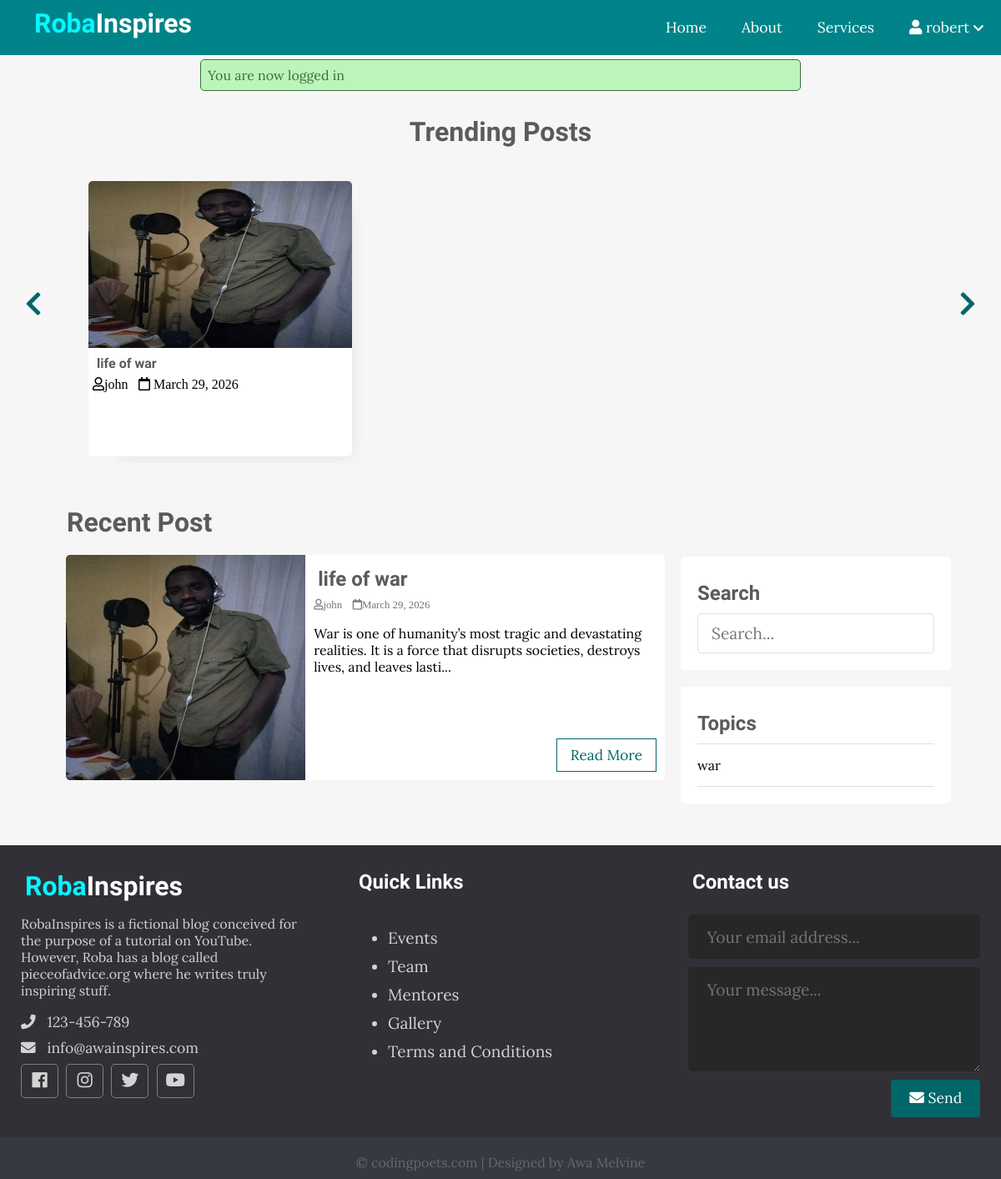
/index.php (signed in), run on the app's committed database.
### tables this page shows
CREATE TABLE `post` (
  `id` int(11) NOT NULL,
  `user_id` int(11) NOT NULL,
  `topic_id` int(11) DEFAULT NULL,
  `title` varchar(255) NOT NULL,
  `image` varchar(255) DEFAULT NULL,
  `body` text NOT NULL,
  `publish` tinyint(1) DEFAULT 0,
  `created_at` datetime NOT NULL DEFAULT current_timestamp()
);

CREATE TABLE `users` (
  `id` int(11) NOT NULL,
  `admin` tinyint(4) NOT NULL,
  `username` varchar(255) NOT NULL,
  `email` varchar(255) NOT NULL,
  `password` varchar(255) NOT NULL,
  `created_at` timestamp NOT NULL DEFAULT current_timestamp(),
  `role` varchar(10) DEFAULT 'user'
);

CREATE TABLE `topics` (
  `id` int(11) NOT NULL,
  `name` varchar(100) NOT NULL,
  `description` text NOT NULL
);

### app/database/db.php (called while the page is built, shortened)
<?php
require('conn.php');
function executeQuery($sql,$data){
    global $conn;
    $stmt=$conn->prepare($sql);
    $values=array_values($data);
    $types=str_repeat('s',count($values));
    $stmt->bind_param($types,...$values);
    $stmt->execute();
    return $stmt;
}
function selectAll($table,$conditions = []){
global $conn;
$sql="SELECT * FROM  $table";
if (empty($conditions)) {
    $stmt=$conn->prepare($sql);
    $stmt->execute();
    $records=$stmt->get_result()->fetch_all(MYSQLI_ASSOC);
    return $records;
}
}
function getPublishPost(){
    $sql = "SELECT p.*, u.username
            FROM post AS p
            JOIN users AS u ON p.user_id = u.id
            WHERE p.publish = ?";
    $stmt = executeQuery($sql, [1]);
    $records = $stmt->get_result()->fetch_all(MYSQLI_ASSOC);
    return $records;
}

### app/controllers/post.php (called while the page is built, shortened)
<?php
include(ROOT_PATH . '/app/database/db.php');
$topics=selectAll('topics');

### index.php (the view, shortened to what this page needs)
<?php
include(ROOT_PATH . '/app/controllers/post.php');
$posts=array();
$postTitle='Recent Post';
$topics=selectAll('topics');
if (isset($_GET['t_id'])) {
  $posts=getPostTopics($_GET['t_id']);
  $postTitle="You searched for '" . $_GET['name']."'";
}else if (isset($_POST['search-term'])) {
  $postTitle="You searched for '" . $_POST['search-term']."'";
  $posts=searchPost($_POST['search-term']);
}else{
$posts=getPublishPost();
}
?>
<!DOCTYPE html>
<html lang="en">
<head>
  <link rel="stylesheet" href="https://use.fontawesome.com/releases/v5.7.2/css/all.css"
>
  <link rel="stylesheet" href="asset/css/style.css">
</head>
<body>
  <?php include(ROOT_PATH . '/app/includes/header.php'); ?>
  <?php include(ROOT_PATH . '/app/includes/message.php'); ?>
  <div class="page-wrapper">
    <div class="post-slider">
      <h1 class="slider-title">Trending Posts</h1>
      <i class="fas fa-chevron-left prev"></i>
      <i class="fas fa-chevron-right next"></i>
      <div class="post-wrapper">
  <?php foreach ($posts as $post): ?>
  <div class="post">
    <img src="<?php echo BASE_URL . '/asset/images/' . $post['image']; ?>" alt="" class="slider-image">
    <div class="post-info">
      <h4>
        <a href="single.php?id=<?php echo $post['id']; ?>">
          <?php echo $post['title']; ?>
        </a>
      </h4>
      <i class="far fa-user"><?php echo $post['username'];?></i>
      <i class="far fa-calendar">
        <?php echo date('F j, Y', strtotime($post['created_at'])); ?>
      </i>
    </div>
  </div>
<?php endforeach; ?>
      </div>
    </div>
    <div class="content clearfix">
      <div class="main-content">
        <h1 class="recent-post-title"><?php echo $postTitle;?></h1>
          <?php foreach ($posts as $key => $post):?>
              <div class="post clearfix">
                <img src="<?php echo BASE_URL . '/asset/images/' . $post['image']; ?>" alt="" class="post-image">
                <div class="post-preview">
                  <h2><a href="single.php?id=<?php echo $post['id']; ?>"> <?php echo $post['title']; ?></a></h2>
                  <i class="far fa-user"><?php echo $post['username'];?></i>
                  <i class="far fa-calendar"><?php echo date('F j, Y', strtotime($post['created_at'])); ?></i>
                  <p class="preview-text">
                    <?php echo html_entity_decode(substr($post['body'],0,150) . '...')?>
                  </p>
                  <a href="single.php?id=<?php echo $post['id']; ?>" class="btn read-more">Read More</a>
                </div>
              </div>
          <?php endforeach;?>
      </div>
      <div class="sidebar">
        <div class="section search">
          <h2 class="section-title">Search</h2>
          <form action="index.php" method="post">
            <input type="text" name="search-term" class="text-input" placeholder="Search...">
          </form>
        </div>
        <div class="section topics">
          <h2 class="section-title">Topics</h2>
          <ul>
            <?php foreach ($topics as $key => $topic):?>
              <li>
                  <a href="<?php echo BASE_URL . '/index.php?t_id=' . $topic['id'] . '&name=' . urlencode($topic['name']); ?>">
                    <?php echo $topic['name']; ?>
                  </a>
            </li>
            <?php endforeach;?>
          </ul>
        </div>
      </div>
    </div>
  </div>
  <?php include("app/includes/footer.php")?>
</body>
</html>

### asset/css/style.css (style rules this page uses)
* { box-sizing: border-box }
html, body { height: 100%; padding: 0px; margin: 0px; background: #f6f6f6; font-family: 'Lora', serif; }
h1, h2, h3, h4, h5, h6 { font-family: 'Candal', serif; color: #5c5b5b; margin: 5px; }
a { text-decoration: none; color: inherit; }
.clearfix::after { content: ''; display: block; clear: both; }
.btn { padding: .5rem 1rem; background: #006669; color: white; border: 1px solid transparent; border-radius: .25rem; font-size: 1.08em; font-family: 'Lora', serif; }
.text-input { padding: .7rem 1rem; display: block; width: 100%; border-radius: 5px; border: 1px solid #e0e0e0; outline: none; color: #444; line-height: 1.5rem; font-size: 1.2em; font-family: 'Lora', serif; }
.page-wrapper { min-height: 100%; }
.post-slider { position: relative; }
.post-slider .slider-title { text-align: center; margin: 30px auto; }
.post-slider .next { position: absolute; top: 50%; right: 30px; font-size: 2em; color: #006669; cursor: pointer; }
.post-slider .prev { position: absolute; top: 50%; left: 30px; font-size: 2em; color: #006669; cursor: pointer; }
.post-slider .post-wrapper { width: 84%; height: 350px; margin: 0px auto; overflow: hidden; padding: 10px 0px 10px 0px; }
.post-slider .post-wrapper .post { width: 300px; height: 330px; margin: 0px 10px; display: inline-block; background: white; border-radius: 5px; box-shadow: 1rem 1rem 1rem -1rem #a0a0a033; }
.post-slider .post-wrapper .post .post-info { height: 130px; padding: 0px 5px; }
.post-slider .post-wrapper .post .slider-image { width: 100%; height: 200px; border-top-left-radius: 5px; border-top-right-radius: 5px; }
.content { width: 90%; margin: 30px auto 30px; }
.content .main-content { width: 70%; float: left; }
.content .main-content .post { width: 95%; height: 270px; margin: 20px auto; border-radius: 5px; background: white; position: relative; }
.content .main-content .post .post-preview i { color: #757575; font-size: .8em; }
.content .main-content .post .preview-text { line-height: 1.5em; font-size: 1.03em; color: #444; }
.content .main-content .post .read-more { position: absolute; bottom: 10px; right: 10px; border: 1px solid #006669; background: transparent; border-radius: 0px; color: #006669 !important; }
.content .main-content .post .post-image { width: 40%; height: 100%; float: left; border-top-left-radius: 5px; border-bottom-left-radius: 5px; }
.content .main-content .post .post-preview { width: 60%; padding: 10px; float: right; }
.content .main-content .recent-post-title { margin: 20px; }
.content .sidebar { width: 30%; float: left; }
.content .sidebar .section { background: white; padding: 20px; border-radius: 5px; margin-bottom: 20px; }
.content .sidebar .section .section-title { margin: 10px 0px 10px 0px; }
.content .sidebar .section.search { margin-top: 80px; }
.content .sidebar .section.topics ul { margin: 0px; padding: 0px; list-style: none; border-top: 1px solid #e0e0e0; }
.content .sidebar .section.topics ul li a { display: block; padding: 15px 0px 15px 0px; border-bottom: 1px solid #e0e0e0; transition: all 0.3s; }

### data on the page
post: image (picture), title "life of war", user.username "john", created_at "March 29, 2026", body "War is one of humanity’s most tragic and devastating realities. It is a force that disrupts societies, destroys lives, and leaves lasti..."
topics: name "war"

### other printed values
$_SESSION['username'] "robert"
$_SESSION['message'] "You are now logged in"
$postTitle "Recent Post"
